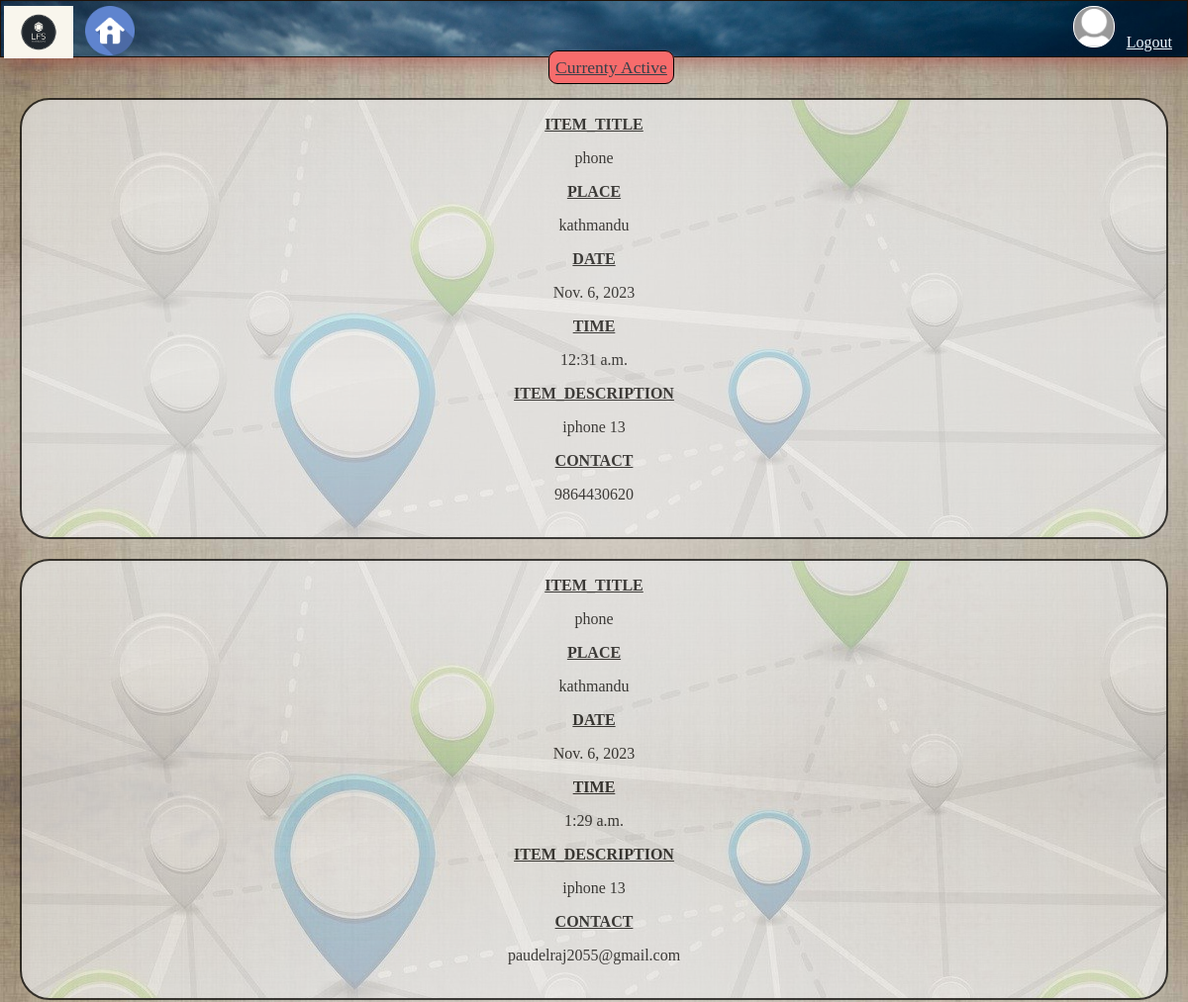
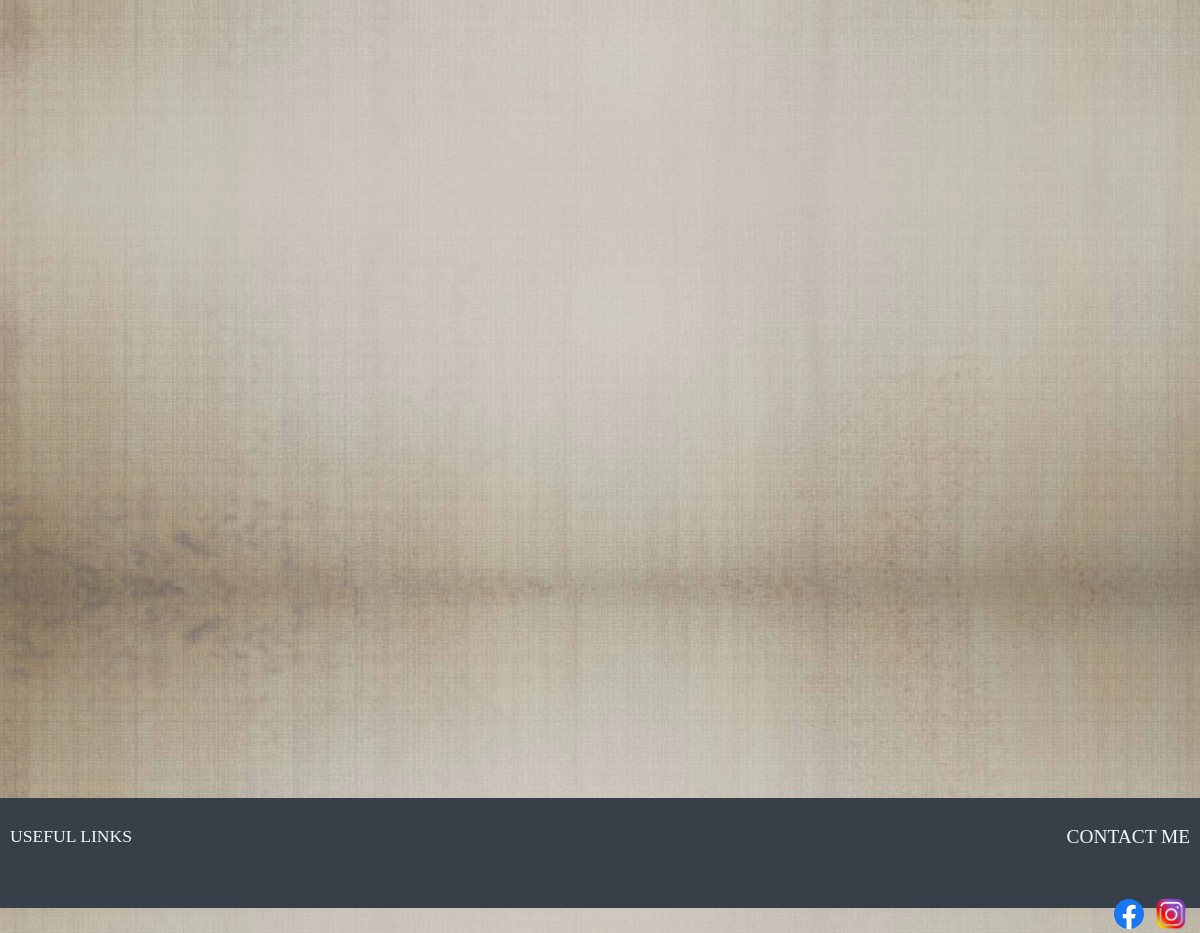
/profile/my_lost_things/ (signed in), run on the app's committed database (2 pictures, top to bottom).
### users/models.py (models this page shows, shortened)
class Profile(models.Model):
    user=models.OneToOneField(User,on_delete=models.CASCADE)
    image=models.ImageField(default='default.jpg',upload_to='profile_pics')

class itemlostfull(models.Model):
    product_title = models.CharField(max_length=100)
    place = models.TextField(default='Lost this item near ..')
    date = models.DateField()
    time=models.TimeField()
    description = models.TextField()
    contactme = models.CharField(max_length=150,default='email')
    username=models.CharField(max_length=100,blank=True,default='NULL')

### users/views.py (the view)
# urls.py: path('profile/my_lost_things/',lost,name='lost_specific'),
@login_required
def lost(request):
    obj=itemlostfull.objects.all()
    obj1=reversed(obj)
    context={
        'objectt':obj1,
        }
    return render(request,"lost_specific.html",context)

### templates/lost_specific.html (shortened to what this page needs)
{%include 'base.html'%}
{%include 'header.html'%}
<a href="active/" class="currently">Currenty Active</a>
<div style="padding-bottom: 780px;">
{%for data in objectt%}
    {% if data.username == user.username %}
            <div class="list common" onclick="window.location.href=''">
                <p><u><b>ITEM_TITLE</b></u></p>
                <p> {{data.product_title}}</p>
                <p><u><b>PLACE</b></u></p>
                <p>{{data.place}}</p>
                <p><u><b>DATE</b></u></p>
                <p>{{data.date}}</p>
                <p><u><b>TIME</b></u></p>
                <p>{{data.time}}</p>
                <p><u><b>ITEM_DESCRIPTION</b></u></p>
                <p>{{data.description}}</p>
                <p><u><b>CONTACT</b></u></p>
                <p>{{data.contactme}}</p>
                <br>
            </div>
    {% endif %}
{% endfor %}
</div>
{% include 'footer.html' %}

### templates/header.html
{% load static %}
<header><div class="border">
    <img src="{% static '/css/images/logo.png' %}" alt="logo" class="icon" width=70px align="left" ></a>
    <a href="/">
        <img src="{%static '/css/images/home.png'%}" alt="home-icon" class="icon" width="50px" align="left" style="margin-left:1%;padding-bottom: 0%;"></a>
    <div align="right">
        {% if user.is_authenticated %}
            <a href="/profile/" style="margin-bottom: 0%;"><img src="{{ user.profile.image.url }}" alt="profile" width="40px" class="icon" style="border: 1px solid white;border-radius: 20px;background-color: aliceblue;"></a>&nbsp;&nbsp;
            <a href="/logout/" class="links" style="color: aliceblue;">Logout</a> &nbsp;&nbsp;
        {% else %}
            <a href="/login/" class="links" style="color: aliceblue;">Login</a> &nbsp;&nbsp;
            <a href="/register/" class="links" style="color: aliceblue;">Register</a> &nbsp;&nbsp;
            <br><br><br>
        {% endif %}
    </div>
    </div>
</header>

### static/css/style.css (style rules this page uses)
body { margin:0px; padding:0px; background-color: whitesmoke ; background-size:100%; background-image: url("images/background_header.jpg"); }
header { background-image: url("images/header.jpg"); border:1px solid #1f1209; padding:5px 3px 5px 3px; background-size: 100%; }
.common { margin: 20px; text-align: center; font-family: serif; color: black; border: 2px solid black; opacity: 0.7; transition: box-shadow 0.4s; background-image: url("images/background2.jpg"); border-radius: 30px; cursor: pointer; }
a:link { color:#374049 ; }
.currently { font-size: 110%; border: 1px solid black; border-radius: 9px; padding: 0.5% 0.5%; margin-left: 40%; background-color: rgb(247, 108, 108); }

### data on the page
itemlostfull: product_title "phone", place "kathmandu", date "Nov. 6, 2023", time "12:31 a.m.", description "iphone 13", contactme "9864430620"
itemlostfull: product_title "phone", place "kathmandu", date "Nov. 6, 2023", time "1:29 a.m.", description "iphone 13", contactme "paudelraj2055@gmail.com"
